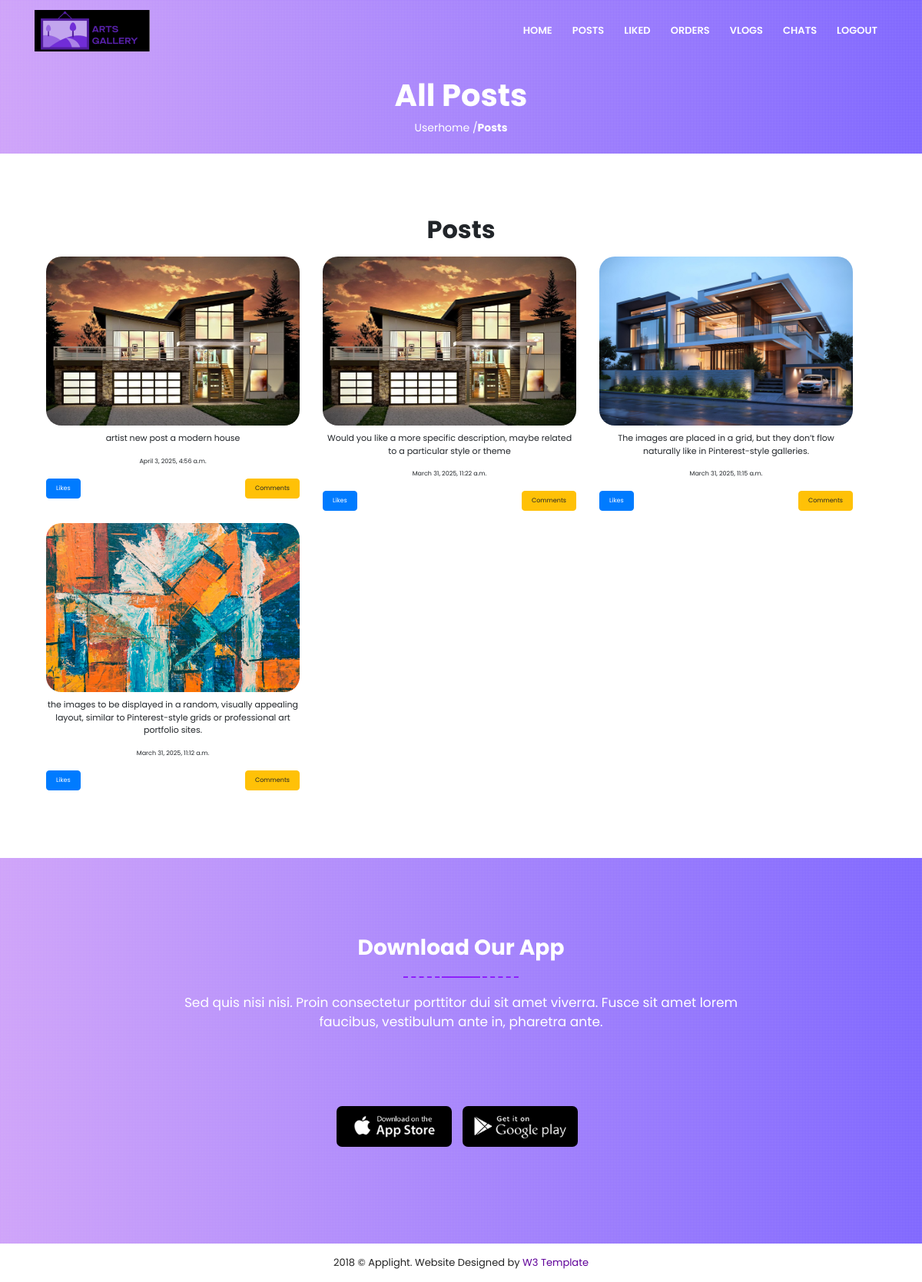
Page /userpost (signed in) on the committed database.
### Artsapp/models.py (models this page shows)
class Post(models.Model):
    user = models.ForeignKey(Artist_tbl,on_delete=models.CASCADE)
    image = models.ImageField()
    description = models.CharField(max_length=800)
    status = models.CharField(max_length=50,default='not sold')
    posted=models.DateTimeField(auto_now_add=True)
    price = models.FloatField(null=True)
    sold_to = models.ForeignKey(User_tbl,on_delete=models.CASCADE,null=True)
    sold_date = models.DateTimeField(null=True)
    start_amount = models.FloatField(null=True)

### Artsapp/views.py (the view)
# urls.py: path('userpost', views.userpost),
def userpost(request):
    try:
        msg = request.GET['msg']
    except:
        msg = ''
    user=User_tbl.objects.get(user_id=request.session['uid'])
    posts = Post.objects.all().order_by('-id')
    return render(request, 'userpost.html',{'user':user, 'posts': posts, 'msg': msg})

### templates/userpost.html (shortened to what this page needs)
{% extends 'usercommon.html' %}
{% block content %}
<section class="banner" style="height: 5vh;" data-scroll-index='0'>
    <div class="banner-overlay">
      <div class="container">
        <div class="row justify-content-center text-center">
          <div class="col-lg-12 col-md-12 col-sm-12 col-xs-12">
            <h1 class="text-white">All Posts</h1>
            <p class="text-white">Userhome /<b>Posts</b> </p>
          </div>
        </div>
      </div>
    </div>
</section>
<section class="about section-padding prelative" data-scroll-index='1'>
    <div class="container">
        <div class="row">
            <div class="col-lg-12">
                <h2 class="text-center">Posts</h2>
            </div>
        </div>
        <div class="col-lg-12 row">
            {% for post in posts %}
                <div class="col-lg-4 my-2" >
                    <img src="static/media/{{ post.image }}" style="border-radius: 20px;" class="w-100" alt="Post Image">
                    <p class="text-center mt-2" style="font-size: 11px;">{{ post.description }}</p>
                    <p class="text-center mt-2" style="font-size: 8px;">{{ post.posted }}</p>
                    <a href="/togglelike?id={{ post.id }}" style="font-size: 8px;" class="btn btn-primary">Likes</a>
                    <a href="/usercomments?id={{ post.id }}" style="font-size: 8px;float: right;" class="btn btn-warning">Comments</a>
                </div>
            {% endfor %}
        </div>
    </div>
</section>
{% endblock %}

### static/css/style.css (style rules this page uses)
* { padding:0; margin:0; }
body { font-family: 'Poppins', sans-serif; font-size: 14px; }
a { color:#5f0099; }
h1, h2, h3 { font-weight: 700; }
.banner { background: #7a60ff; background: linear-gradient(to left, #7a60ff, #cd9ffa); padding:100px 0px; position:relative; }
.banner::before { content: ""; display: block; position: absolute; left: 0; top: 0; width: 100%; height: 100%; background: url(images/pattern.png); }
.prelative { position:relative }
.section-padding { padding:80px 0px; }

### rows in the picture
Post: image (picture), description "artist new post a modern house", posted "April 3, 2025, 4:56 a.m."
Post: image (picture), description "Would you like a more specific description, maybe related to a particular style or theme", posted "March 31, 2025, 11:22 a.m."
Post: image (picture), description "The images are placed in a grid, but they don’t flow naturally like in Pinterest-style galleries.", posted "March 31, 2025, 11:15 a.m."
Post: image (picture), description "the images to be displayed in a random, visually appealing layout, similar to Pinterest-style grids or professional art portfolio sites.", posted "March 31, 2025, 11:12 a.m."
